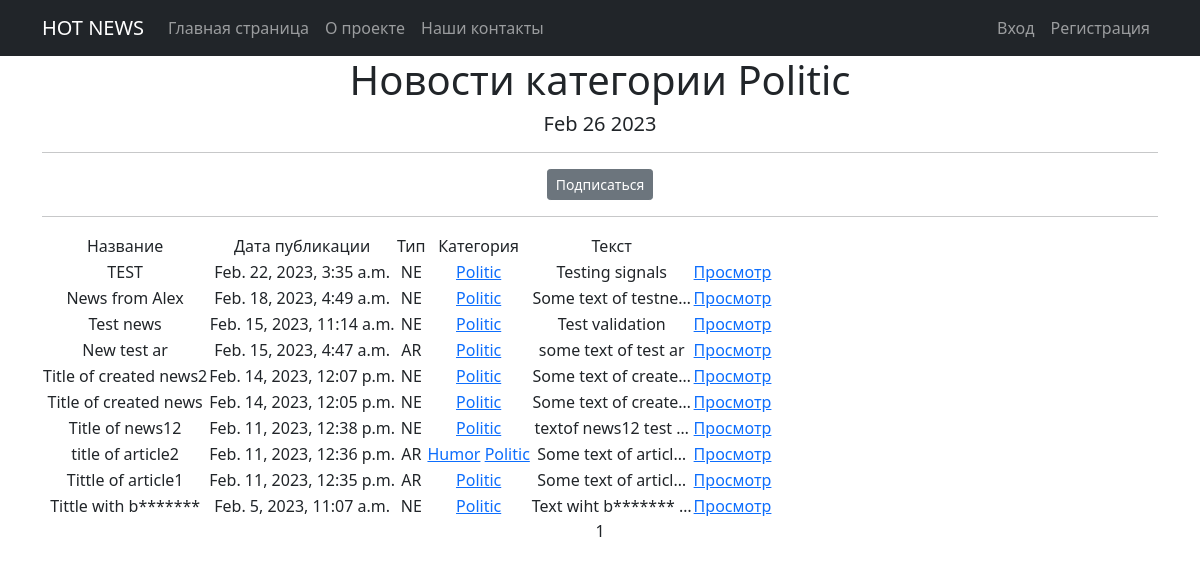
The app's page /categories/2 with its own data.
### news/models.py (models this page shows, shortened)
class Category(models.Model):
    name = models.CharField(max_length=32, unique=True)
    subscribers = models.ManyToManyField(User, blank=True, null=True, related_name='categories')
    def __str__(self):
        return f'{self.name}'

class Post(models.Model):
    author = models.ForeignKey(Author, to_field='authorUser_id', on_delete=models.CASCADE)
    NEWS = 'NE'
    ARTICLE = 'AR'
    CATEGORY_CHOISE = (
        (NEWS, 'Новость'),
        (ARTICLE, 'Статья'),
    )
    category_type = models.CharField(max_length=2, choices=CATEGORY_CHOISE, default=ARTICLE)
    dateCreation = models.DateTimeField(auto_now_add=True)
    postCategory = models.ManyToManyField(Category, through='PostCategory')
    title = models.CharField(max_length=128)
    text = models.TextField()
    rating = models.SmallIntegerField(default=0)

### news/views.py (the view)
# urls.py: path('categories/<int:pk>', CategoryList.as_view(), name='category_list'),
class CategoryList(NewsList):
    model = Post
    template_name = 'category_list.html'
    context_object_name = 'category_news_list'
    def get_queryset(self):
        self.category = get_object_or_404(Category, id=self.kwargs['pk'])
        queryset = Post.objects.filter(postCategory=self.category).order_by('-dateCreation')
        return queryset
    def get_context_data(self, **kwargs):
        context = super().get_context_data(**kwargs)
        context['is_not_subscriber'] = self.request.user not in self.category.subscribers.all()
        context['category'] = self.category
        return context

### news/templatetags/custom_filters.py (called while the page is built)
@register.filter()
def censor(value):
    if not isinstance(value, str):
        raise TypeError("Value must be a string")
    else:
        bad_words = ['badword1', 'badword2', 'badword3']
        words = value.split()
        for i, word in enumerate(words):
            if word.lower() in bad_words:
                words[i] = word[0] + "*" * (len(word) - 1)
        return " ".join(words)

### news/views.py (called while the page is built)
    def get_context_data(self, **kwargs):
        context = super().get_context_data(**kwargs)
        context['time_now'] = datetime.utcnow()
        return context

### templates/category_list.html (shortened to what this page needs)
{% extends 'flatpages/default.html' %}
{% load custom_filters %}
{% block content %}
   <h1>Новости категории {{category}}</h1>
   <h5>{{ time_now|date:'M d Y' }}</h5>
   <hr>
   {% if is_not_subscriber %}
      <a href="{% url 'subscribe' category.id %}" class="btn btn-secondary btn-sm">Подписаться</a>
      <br>
   {% else %}
       <a href="{% url 'unsubscribe' category.id %}" class="btn btn-secondary btn-sm">Отписаться</a>
       <br>
   {% endif %}
   <hr>
   {% if category_news_list %}
       <table>
           <tr>
               <td>Название</td>
               <td>Дата публикации</td>
               <td>Тип</td>
               <td>Категория</td>
               <td>Текст</td>
           </tr>
           {% for post in category_news_list %}
                  <tr>
                      <td>{{ post.title|censor }}</td>
                      <td>{{ post.dateCreation }}</td>
                      <td>{{ post.category_type }}</td>
                      <td>{% for cat in post.postCategory.all %}
                             <a href="{% url 'category_list' cat.id %}">{{ cat.name }}</a>
                          {% endfor %}</td>
                      <td>{{ post.text|truncatechars:20|censor }}</td>
                      {% if post.category_type == 'NE' %}
                        <td>
                        <a href="{% url 'post_detail' post.id %}">Просмотр</a>
                        </td>
                      {% elif post.category_type == 'AR' %}
                        <td>
                        <a href="{% url 'ar_detail' post.id %}">Просмотр</a>
                        </td>
                      {% endif %}
                  </tr>
           {% endfor %}
       </table>
   {% else %}
       <h2>Новостей нет!</h2>
   {% endif %}
   {{ page_obj.number }}
{% endblock content %}

### records on screen
Category: name "Politic"
Post: title|censor "TEST", dateCreation "Feb. 22, 2023, 3:35 a.m.", category_type "NE", text|censor "Testing signals", shows "Просмотр"
Post: title|censor "News from Alex", dateCreation "Feb. 18, 2023, 4:49 a.m.", category_type "NE", text|censor "Some text of testne…", shows "Просмотр"
Post: title|censor "Test news", dateCreation "Feb. 15, 2023, 11:14 a.m.", category_type "NE", text|censor "Test validation", shows "Просмотр"
Post: title|censor "New test ar", dateCreation "Feb. 15, 2023, 4:47 a.m.", category_type "AR", text|censor "some text of test ar", shows "Просмотр"
Post: title|censor "Title of created news2", dateCreation "Feb. 14, 2023, 12:07 p.m.", category_type "NE", text|censor "Some text of create…", shows "Просмотр"
Post: title|censor "Title of created news", dateCreation "Feb. 14, 2023, 12:05 p.m.", category_type "NE", text|censor "Some text of create…", shows "Просмотр"
Post: title|censor "Title of news12", dateCreation "Feb. 11, 2023, 12:38 p.m.", category_type "NE", text|censor "textof news12 test …", shows "Просмотр"
Post: title|censor "title of article2", dateCreation "Feb. 11, 2023, 12:36 p.m.", category_type "AR", text|censor "Some text of articl…", shows "Просмотр"
Category: name "Humor"
Post: title|censor "Tittle of article1", dateCreation "Feb. 11, 2023, 12:35 p.m.", category_type "AR", text|censor "Some text of articl…", shows "Просмотр"
Post: title|censor "Tittle with b*******", dateCreation "Feb. 5, 2023, 11:07 a.m.", category_type "NE", text|censor "Text wiht b******* …", shows "Просмотр"

### other values on screen
{{ time_now|date:'M d Y' }} "Feb 26 2023"
{{ page_obj.number }} "1"
